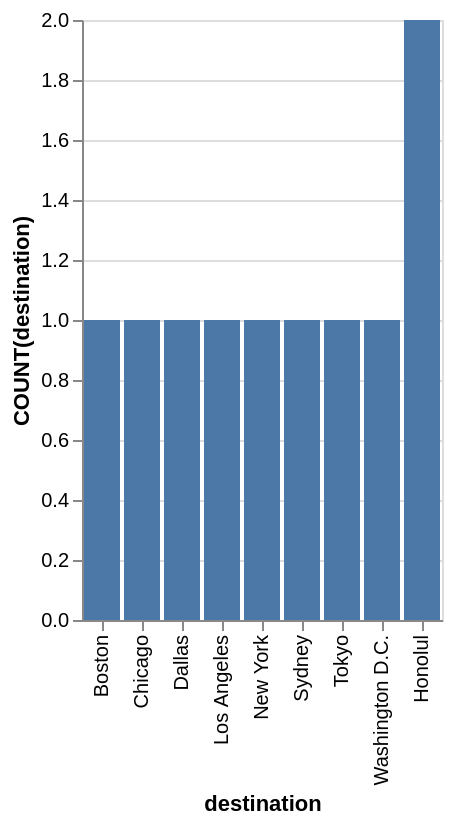

Specify this chart in Vega-Lite:
### Vega-Lite specification from a JSON file in a GitHub repository (floating-point values rounded to 4 significant figures)
{"data": {"values": [{"x_data": "Boston", "y_data": 1}, {"x_data": "Chicago", "y_data": 1}, {"x_data": "Dallas", "y_data": 1}, {"x_data": "Los Angeles", "y_data": 1}, {"x_data": "New York", "y_data": 1}, {"x_data": "Sydney", "y_data": 1}, {"x_data": "Tokyo", "y_data": 1}, {"x_data": "Washington D.C.", "y_data": 1}, {"x_data": "Honolul", "y_data": 2}]}, "mark": "bar", "encoding": {"x": {"field": "x_data", "type": "nominal", "title": "destination", "sort": {"op": "sum", "field": "y_data", "order": "ascending"}}, "y": {"field": "y_data", "type": "quantitative", "title": "COUNT(destination)"}}}
